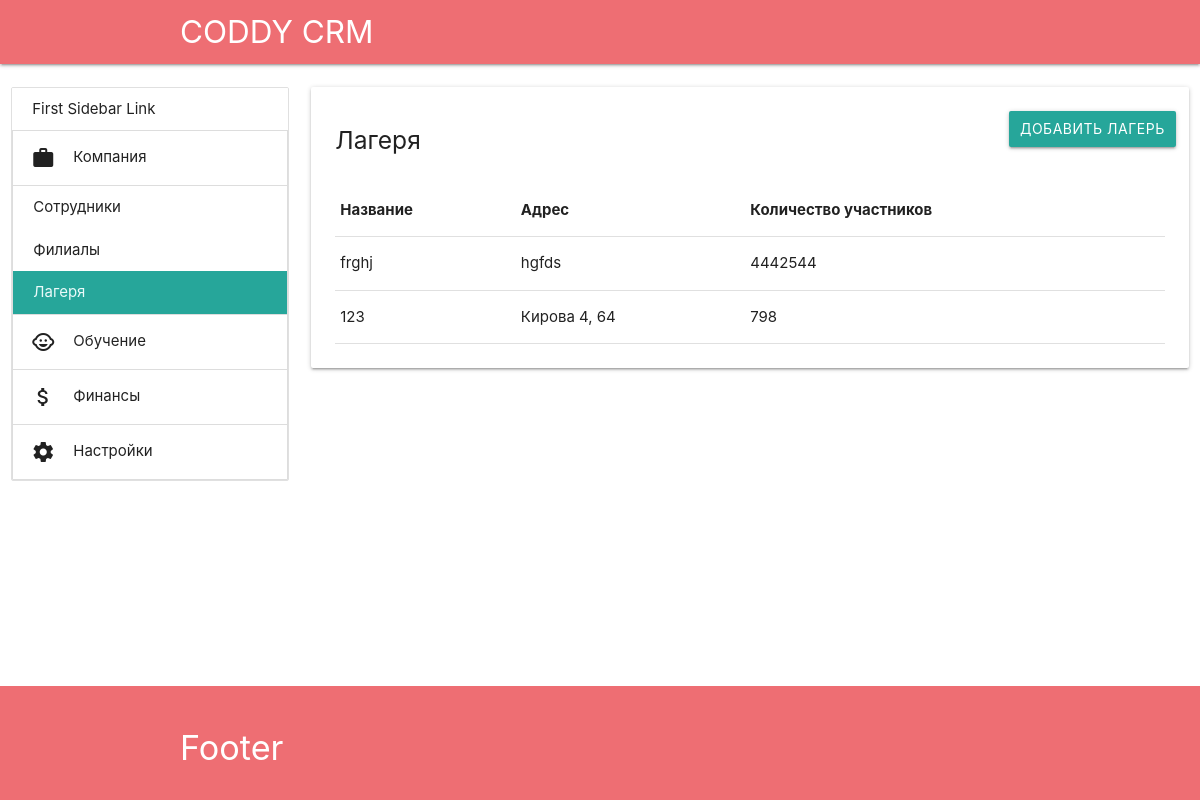
Page /company/camps/ (signed in) on the earlier database version.
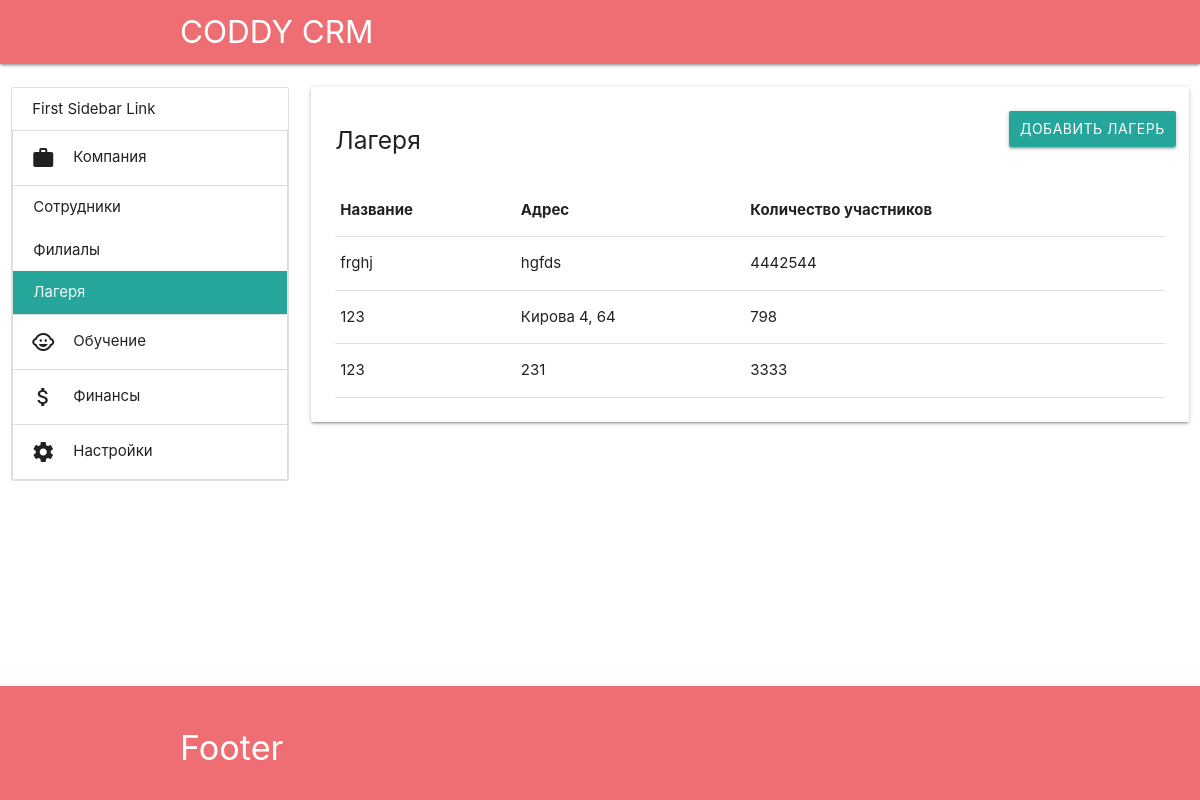
Same page on the later database version.
### app/models.py (models this page shows)
class Camps(models.Model):
    name = models.CharField(max_length=50)
    address = models.CharField(max_length=250, blank=True)
    children_count = models.PositiveSmallIntegerField()

### app/views.py (the view)
# urls.py: path('company/camps/', views.company_camps, name='company_camps'),
@login_required
def company_camps(request):
    camps = Camps.objects.all()
    return render(request, 'app/company_camps.html',
                  {'camps': camps})

### app/templatetags/app_tags.py (called while the page is built)
@register.simple_tag(takes_context=True)
def active(context, url):
    cur_url = resolve(context['request'].path).url_name
    if cur_url.startswith(url):
        return 'active'
    return ''

### app/templates/app/company_camps.html
{% extends "app/main.html" %}
{% block content %}
<div class="col s12 l9">
    <div class="card">
        <div class="card-content">
            <div class="row">
                <a class="col btn right" href="{% url 'company_camps_add' %}">Добавить Лагерь</a>
                <h5 class="col">Лагеря</h5>
            </div>
            <table class="responsive-table">
                <thead>
                <tr>
                    <th>Название</th>
                    <th>Адрес</th>
                    <th>Количество участников</th>
                </tr>
                </thead>
                <tbody>
                {% for camp in camps %}
                <tr>
                    <td>
                        {{ camp.name }}
                    </td>
                    <td>
                        {{ camp.address }}
                    </td>
                    <td>
                        {{ camp.children_count }}
                    </td>
                </tr>
                {% endfor %}
                </tbody>
            </table>
        </div>
    </div>
</div>
{% endblock content %}

Differences in the rows shown:
added Camps: name "123", address "231", children_count "3333"
